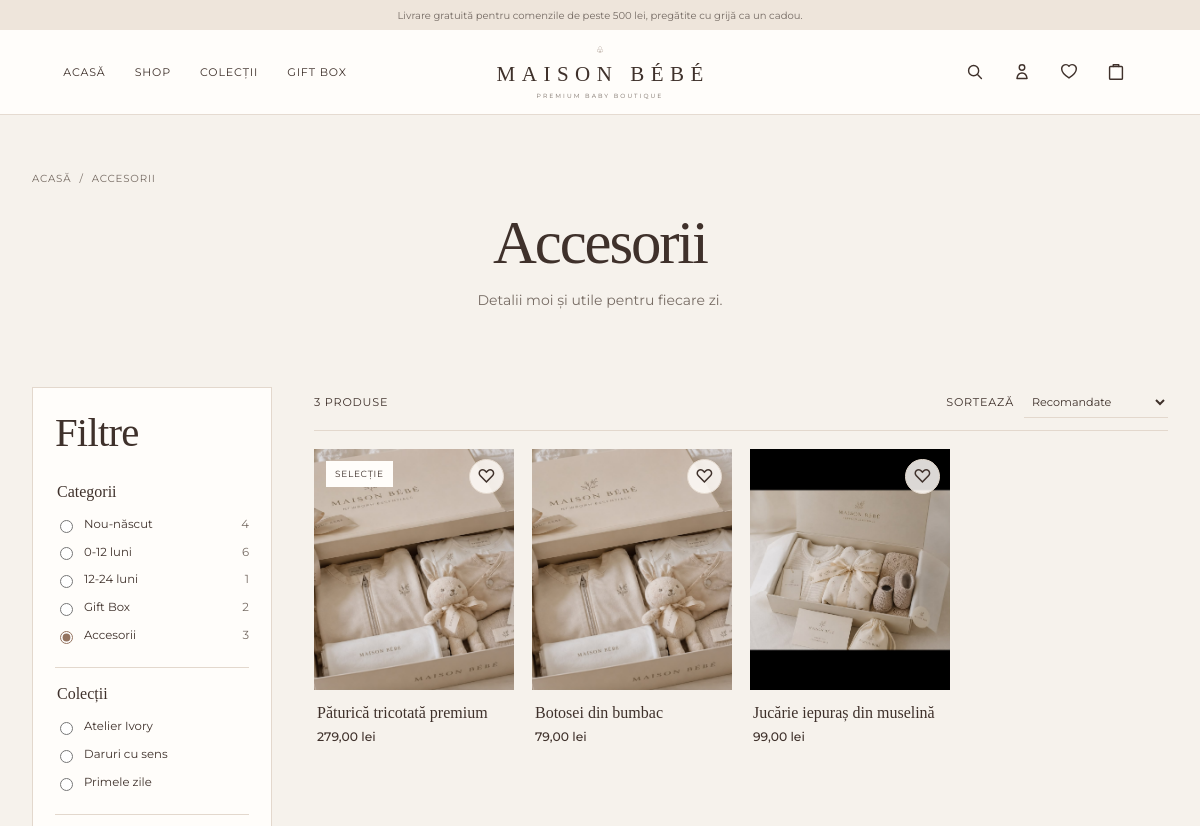
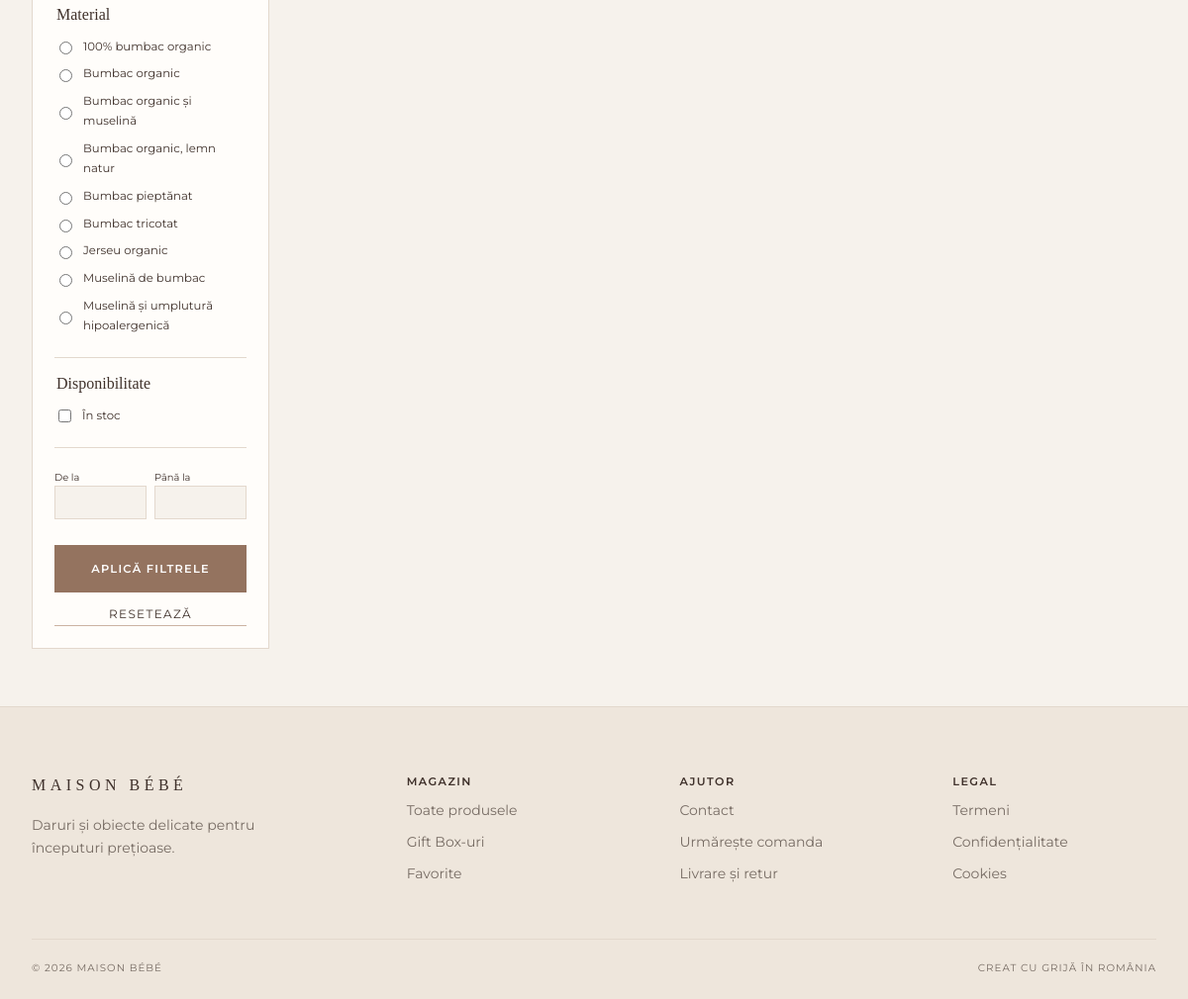
The page /categorie/accesorii on the database its author committed (2 pictures, top to bottom).
### tables this page shows
CREATE TABLE IF NOT EXISTS categories (
    id BIGINT UNSIGNED AUTO_INCREMENT PRIMARY KEY,
    parent_id BIGINT UNSIGNED NULL,
    image_id BIGINT UNSIGNED NULL,
    name VARCHAR(190) NOT NULL,
    slug VARCHAR(190) NOT NULL,
    description TEXT NULL,
    is_active TINYINT(1) NOT NULL DEFAULT 1,
    is_featured TINYINT(1) NOT NULL DEFAULT 0,
    show_in_menu TINYINT(1) NOT NULL DEFAULT 1,
    is_indexable TINYINT(1) NOT NULL DEFAULT 1,
    sort_order INT NOT NULL DEFAULT 0,
    seo_title VARCHAR(255) NULL,
    seo_description VARCHAR(320) NULL,
    created_at TIMESTAMP NOT NULL DEFAULT CURRENT_TIMESTAMP,
    updated_at TIMESTAMP NOT NULL DEFAULT CURRENT_TIMESTAMP ON UPDATE CURRENT_TIMESTAMP,
    deleted_at DATETIME NULL,
    UNIQUE KEY uq_categories_slug (slug),
    KEY idx_categories_parent_order (parent_id, sort_order),
    KEY idx_categories_active (is_active, is_indexable),
    CONSTRAINT fk_categories_parent FOREIGN KEY (parent_id) REFERENCES categories(id) ON DELETE SET NULL,
    CONSTRAINT fk_categories_image FOREIGN KEY (image_id) REFERENCES media_assets(id) ON DELETE SET NULL
);

CREATE TABLE IF NOT EXISTS collections (
    id BIGINT UNSIGNED AUTO_INCREMENT PRIMARY KEY,
    image_id BIGINT UNSIGNED NULL,
    name VARCHAR(190) NOT NULL,
    slug VARCHAR(190) NOT NULL,
    description TEXT NULL,
    is_active TINYINT(1) NOT NULL DEFAULT 1,
    is_featured TINYINT(1) NOT NULL DEFAULT 0,
    is_indexable TINYINT(1) NOT NULL DEFAULT 1,
    seo_title VARCHAR(255) NULL,
    seo_description VARCHAR(320) NULL,
    created_at TIMESTAMP NOT NULL DEFAULT CURRENT_TIMESTAMP,
    updated_at TIMESTAMP NOT NULL DEFAULT CURRENT_TIMESTAMP ON UPDATE CURRENT_TIMESTAMP,
    deleted_at DATETIME NULL,
    UNIQUE KEY uq_collections_slug (slug),
    CONSTRAINT fk_collections_image FOREIGN KEY (image_id) REFERENCES media_assets(id) ON DELETE SET NULL
);

CREATE TABLE IF NOT EXISTS products (
    id BIGINT UNSIGNED AUTO_INCREMENT PRIMARY KEY,
    primary_category_id BIGINT UNSIGNED NULL,
    name VARCHAR(190) NOT NULL,
    slug VARCHAR(190) NOT NULL,
    sku VARCHAR(100) NOT NULL,
    brand VARCHAR(120) NULL,
    material VARCHAR(190) NULL,
    short_description TEXT NULL,
    description_html MEDIUMTEXT NULL,
    care_html TEXT NULL,
    status ENUM('draft','active','archived') NOT NULL DEFAULT 'draft',
    is_featured TINYINT(1) NOT NULL DEFAULT 0,
    is_gift_box TINYINT(1) NOT NULL DEFAULT 0,
    robots_index TINYINT(1) NOT NULL DEFAULT 1,
    include_sitemap TINYINT(1) NOT NULL DEFAULT 1,
    seo_title VARCHAR(255) NULL,
    seo_description VARCHAR(320) NULL,
    canonical_url VARCHAR(500) NULL,
    og_title VARCHAR(255) NULL,
    og_description VARCHAR(320) NULL,
    og_image_id BIGINT UNSIGNED NULL,
    deletion_strategy ENUM('archive','redirect_product','redirect_category','gone') NOT NULL DEFAULT 'archive',
    replacement_product_id BIGINT UNSIGNED NULL,
    published_at DATETIME NULL,
    created_at TIMESTAMP NOT NULL DEFAULT CURRENT_TIMESTAMP,
    updated_at TIMESTAMP NOT NULL DEFAULT CURRENT_TIMESTAMP ON UPDATE CURRENT_TIMESTAMP,
    deleted_at DATETIME NULL,
    UNIQUE KEY uq_products_slug (slug),
    UNIQUE KEY uq_products_sku (sku),
    KEY idx_products_status_published (status, published_at),
    KEY idx_products_primary_category (primary_category_id),
    FULLTEXT KEY ft_products_search (name, short_description, description_html),
    CONSTRAINT fk_products_primary_category FOREIGN KEY (primary_category_id) REFERENCES categories(id) ON DELETE SET NULL,
    CONSTRAINT fk_products_og_image FOREIGN KEY (og_image_id) REFERENCES media_assets(id) ON DELETE SET NULL,
    CONSTRAINT fk_products_replacement FOREIGN KEY (replacement_product_id) REFERENCES products(id) ON DELETE SET NULL
);

### app/Views/storefront/catalog.php (the view, shortened to what the rows shown need)
<section class="catalog-hero shell"><nav class="breadcrumbs" aria-label="Breadcrumb"><a href="<?= e(url('/')) ?>">Acasă</a><span>/</span><span><?= e($heading) ?></span></nav><h1><?= e($heading) ?></h1><p><?= e($description) ?></p></section>
<section class="shell catalog-layout section-space-small">
    <aside id="catalog-filters" class="catalog-filters">
        <form method="get" action="">
            <div class="filter-head"><h2>Filtre</h2><button type="button" data-filter-toggle aria-label="Închide filtrele">×</button></div>
            <fieldset><legend>Categorii</legend><?php foreach ($categories as $item): ?><label><input type="radio" name="categorie" value="<?= e($item['slug']) ?>" <?= ($filters['category'] ?? '') === $item['slug'] ? 'checked' : '' ?>> <?= e($item['name']) ?><span><?= (int) $item['product_count'] ?></span></label><?php endforeach; ?></fieldset>
            <fieldset><legend>Colecții</legend><?php foreach ($collections as $item): ?><label><input type="radio" name="colectie" value="<?= e($item['slug']) ?>" <?= ($filters['collection'] ?? '') === $item['slug'] ? 'checked' : '' ?>> <?= e($item['name']) ?></label><?php endforeach; ?></fieldset>
            <fieldset><legend>Material</legend><?php foreach ($materials as $material): ?><label><input type="radio" name="material" value="<?= e($material) ?>" <?= ($filters['material'] ?? '') === $material ? 'checked' : '' ?>> <?= e($material) ?></label><?php endforeach; ?></fieldset>
            <fieldset><legend>Disponibilitate</legend><label><input type="checkbox" name="stoc" value="disponibil" <?= !empty($filters['stock']) ? 'checked' : '' ?>> În stoc</label></fieldset>
            <div class="price-fields"><label>De la <input type="number" name="pret_min" min="0" value="<?= e(isset($filters['min_price']) && $filters['min_price'] !== null ? (int) $filters['min_price'] / 100 : '') ?>"></label><label>Până la <input type="number" name="pret_max" min="0" value="<?= e(isset($filters['max_price']) && $filters['max_price'] !== null ? (int) $filters['max_price'] / 100 : '') ?>"></label></div>
            <button class="button" type="submit">Aplică filtrele</button><a class="text-link" href="<?= e(url('/shop')) ?>">Resetează</a>
        </form>
    </aside>
    <div class="catalog-content">
        <div class="catalog-toolbar"><span><?= (int) $catalog['total'] ?> produse</span><form method="get"><label for="sort">Sortează</label><select id="sort" name="sort" onchange="this.form.submit()"><option value="">Recomandate</option></select></form></div>
        <?php if (!$catalog['items']): ?><?= e(url('/shop')) ?><?php else: ?><div class="product-grid"><?php foreach ($catalog['items'] as $product) { require BASE_PATH . '/app/Views/partials/product-card.php'; } ?></div><?php endif; ?>
    </div>
</section>

### app/Views/partials/product-card.php (shortened to what the rows shown need)
<article class="product-card">
    <div class="product-media">
        <a href="<?= e(url('/produs/' . $product['slug'])) ?>">
            <img src="<?= e(url($product['image_path'])) ?>" alt="<?= e($product['image_alt'] ?? $product['name']) ?>" width="560" height="680" loading="lazy">
        </a>
        <?php if (!empty($product['is_featured'])): ?><span class="badge">Selecție</span><?php endif; ?>
        <button type="button" class="wishlist-toggle" aria-label="Adaugă <?= e($product['name']) ?> la favorite" data-wishlist-product="<?= (int) $product['id'] ?>">♡</button>
    </div>
    <div class="product-info"><a href="<?= e(url('/produs/' . $product['slug'])) ?>"><h3><?= e($product['name']) ?></h3></a><div class="price"><?= money($product['price_minor']) ?></div></div>
</article>

### app/Core/Router.php (shortened to what the rows shown need)
<?php
final class Router
{
    private array $routes = [];
    public function add(string $method, string $path, callable|array $handler, array $middleware = []): self
    {
        $this->routes[] = compact('method', 'path', 'handler', 'middleware');
        return $this;
    }
    public function dispatch(?Request $request = null): void
    {
        $request ??= new Request();
        foreach ($this->routes as $route) {
            $params = $this->match($route['path'], $request->path);
            if ($params === null) {
                continue;
            }
            $handler = $route['handler'];
            if (is_array($handler)) {
                [$class, $method] = $handler;
                $handler = [new $class(), $method];
            }
            $result = $handler($request, ...array_values($params));
            if (is_string($result)) {
                echo $result;
            }
            return;
        }
        throw new HttpException(404, 'Pagina nu a fost găsită.');
    }
    private function match(string $pattern, string $path): ?array
    {
        $keys = [];
        $regex = preg_replace_callback('/\{([a-zA-Z_][a-zA-Z0-9_]*)\}/', static function (array $match) use (&$keys): string {
            $keys[] = $match[1];
            return '([^/]+)';
        }, rtrim($pattern, '/'));
        $regex = '#^' . ($regex === '' ? '/' : $regex) . '/?$#u';
        if (!preg_match($regex, $path, $matches)) {
            return null;
        }
        array_shift($matches);
        return $keys ? array_combine($keys, $matches) : [];
    }
}

### rows shown on the page
categories: slug "☐ Nou-născut 4", name "Nou-născut", product_count "4"
categories: slug "☐ 0-12 luni 6", name "0-12 luni", product_count "6"
categories: slug "☐ 12-24 luni 1", name "12-24 luni", product_count "1"
categories: slug "☐ Gift Box 2", name "Gift Box", product_count "2"
categories: slug "☑ Accesorii 3", name "Accesorii", product_count "3"
collections: slug "☐ Atelier Ivory", name "Atelier Ivory"
collections: slug "☐ Daruri cu sens", name "Daruri cu sens"
collections: slug "☐ Primele zile", name "Primele zile"
products: is_featured "SELECȚIE", name "Păturică tricotată premium", price_minor "279,00 lei"
products: name "Botosei din bumbac", price_minor "79,00 lei"
products: shows a picture, name "Jucărie iepuraș din muselină", price_minor "99,00 lei"

### other values the page prints
$material "100% bumbac organic"
$material "Bumbac organic"
$material "Bumbac organic și muselină"
$material "Bumbac organic, lemn natur"
$material "Bumbac pieptănat"
$material "Bumbac tricotat"
$material "Jerseu organic"
$material "Muselină de bumbac"
$material "Muselină și umplutură hipoalergenică"
$catalog['total'] "3"
